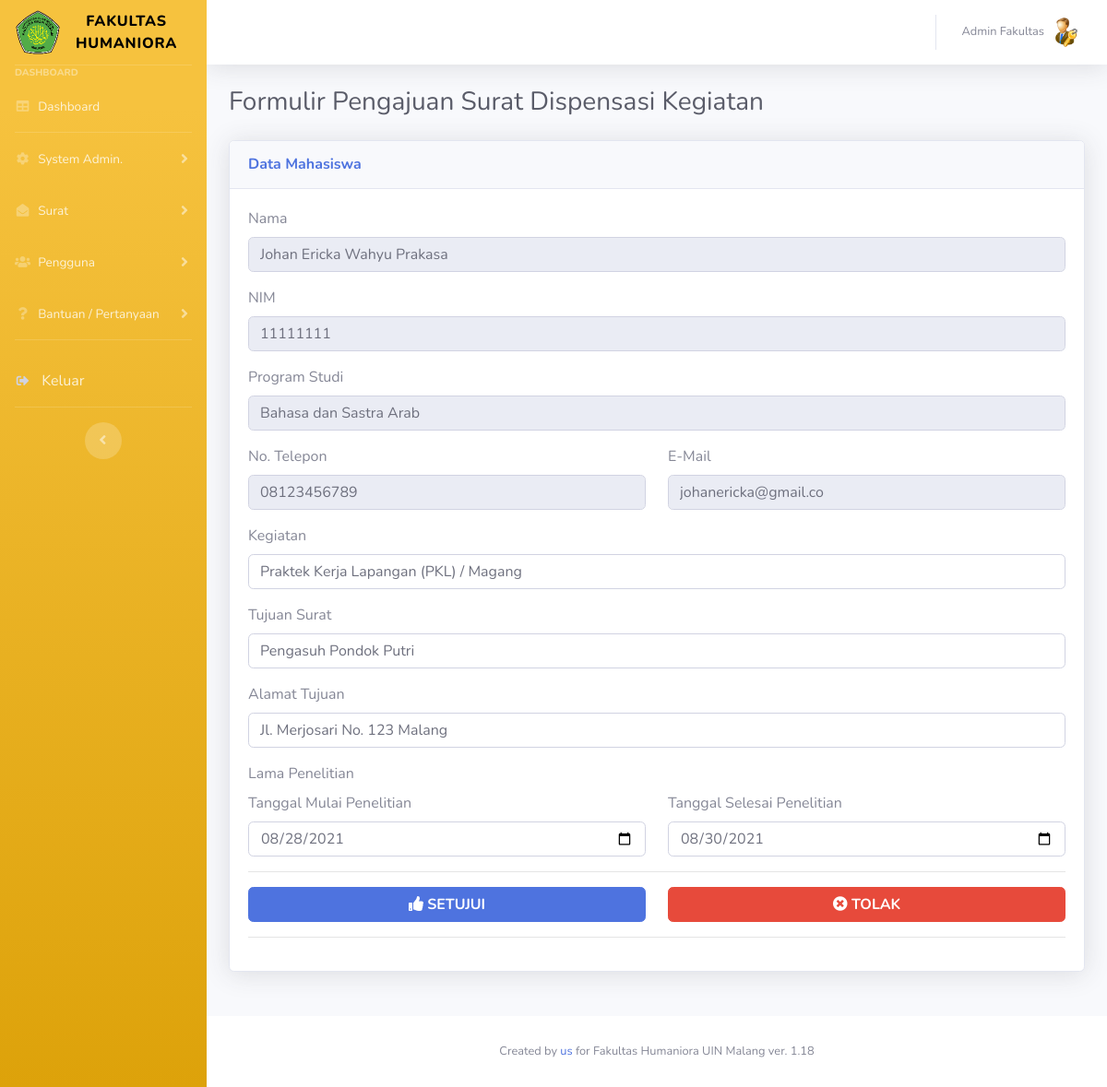
The page /admin/dispensasi-tampil.php?nodata=11 (signed in) on the database its author committed.
### tables this page shows
CREATE TABLE IF NOT EXISTS `dispensasi` (
  `nodata` int(11) NOT NULL AUTO_INCREMENT,
  `tglpengajuan` varchar(20) DEFAULT NULL,
  `prodi` varchar(50) DEFAULT NULL,
  `nim` varchar(20) DEFAULT NULL,
  `nama` varchar(50) DEFAULT NULL,
  `nohp` varchar(20) DEFAULT NULL,
  `email` varchar(20) DEFAULT NULL,
  `kegiatan` varchar(200) DEFAULT NULL,
  `namainstansi` varchar(100) DEFAULT NULL,
  `tglmulai` varchar(20) DEFAULT NULL,
  `tglselesai` varchar(20) DEFAULT NULL,
  `alamatinstansi` varchar(200) DEFAULT NULL,
  `verifikator` varchar(50) DEFAULT NULL,
  `verifikasi` tinyint(4) DEFAULT '0',
  `tglverifikasi` datetime DEFAULT NULL,
  `keterangan` varchar(100) DEFAULT NULL,
  `statussurat` tinyint(4) DEFAULT '0',
  KEY `Index 1` (`nodata`) USING BTREE
);

### admin/dispensasi-tampil.php (the view, shortened to what this page needs)
<!DOCTYPE html>
<html lang="en">
<?php
include '../assets/myfunc.php';
$nodata = mysqli_real_escape_string($conn, $_GET['nodata']);
?>
<head>
    <link href="../vendor/fontawesome-free/css/all.min.css" rel="stylesheet" type="text/css">
    <link href="../css/sb-admin-2.min.css" rel="stylesheet">
</head>
<body id="page-top">
    <div id="wrapper">
        <?php
        require "../assets/sidebar.php";
        ?>
        <div id="content-wrapper" class="d-flex flex-column">
            <div id="content">
                <?php
                require "../assets/topbar.php";
                ?>
                <div class="container-fluid">
                    <div class="d-sm-flex align-items-center justify-content-between mb-4">
                        <h1 class="h3 mb-0 text-gray-800">Formulir Pengajuan Surat Dispensasi Kegiatan</h1>
                    </div>
                    <div class="row">
                        <div class="col-lg-12 mb-4">
                            <?php
                            $qsurat = mysqli_query($conn, "SELECT * FROM dispensasi WHERE nodata='$nodata'");
                            $dsurat = mysqli_fetch_array($qsurat);
                            $nama = $dsurat['nama'];
                            $nim = $dsurat['nim'];
                            $prodi = $dsurat['prodi'];
                            $nohp = $dsurat['nohp'];
                            $email = $dsurat['email'];
                            $kegiatan = $dsurat['kegiatan'];
                            $tujuansurat = $dsurat['namainstansi'];
                            $alamatsurat = $dsurat['alamatinstansi'];
                            $tglmulai = $dsurat['tglmulai'];
                            $tglselesai = $dsurat['tglselesai'];
                            ?>
                            <div class="card shadow mb-4">
                                <div class="card-header py-3">
                                    <h6 class="m-0 font-weight-bold text-primary">Data Mahasiswa</h6>
                                </div>
                                <div class="card-body">
                                    <form class="user" action="dispensasi-setujui.php" method="POST">
                                        <div class="form-group">
                                            <label>Nama</label>
                                            <input type="text" class="form-control " name="nama" id="nama" value="<?= $nama; ?>" readonly>
                                        </div>
                                        <div class="form-group">
                                            <label>NIM</label>
                                            <input type="text" class="form-control " name="nim" id="nim" value="<?= $nim; ?>" readonly>
                                        </div>
                                        <div class="form-group">
                                            <label>Program Studi</label>
                                            <input type="text" class="form-control " name="prodi" id="prodi" value="<?= $prodi; ?>" readonly>
                                        </div>
                                        <div class="form-group row">
                                            <div class="col-sm-6 mb-3 mb-sm-0">
                                                <label>No. Telepon</label>
                                                <input type="number" class="form-control " name="nohp" id="nohp" value="<?= $nohp; ?>" readonly>
                                            </div>
                                            <div class="col-sm-6">
                                                <label>E-Mail</label>
                                                <input type="email" class="form-control " name="email" id="email" value="<?= $email; ?>" readonly>
                                            </div>
                                        </div>
                                        <div class="form-group">
                                            <label>Kegiatan</label>
                                            <input type="text" class="form-control " name="kegiatan" id="kegiatan" value="<?= $kegiatan; ?>">
                                        </div>
                                        <div class="form-group">
                                            <label>Tujuan Surat</label>
                                            <input type="text" class="form-control " name="tujuansurat" id="tujuansurat" value="<?= $tujuansurat; ?>">
                                        </div>
                                        <div class="form-group">
                                            <label>Alamat Tujuan</label>
                                            <input type="text" class="form-control " name="alamatsurat" id="alamatsurat" value="<?= $alamatsurat; ?>">
                                        </div>
                                        <label>Lama Penelitian</label>
                                        <div class="form-group row">
                                            <div class="col-sm-6 mb-3 mb-sm-0">
                                                <label>Tanggal Mulai Penelitian</label>
                                                <input type="date" class="form-control " name="penelitianmulai" id="penelitianmulai" value="<?= $tglmulai; ?>">
                                            </div>
                                            <div class="col-sm-6">
                                                <label>Tanggal Selesai Penelitian</label>
                                                <input type="date" class="form-control " name="penelitianselesai" id="penelitianselesai" value="<?= $tglselesai; ?>">
                                            </div>
                                        </div>
                                        <hr />
                                        <div class="form-group row">
                                            <div class="col-sm-6">
                                                <button type="submit" onclick="return confirm('Apakah anda yakin ?')" class="btn btn-primary btn-block">
                                                    <i class="fas fa-thumbs-up"></i><b> SETUJUI</b>
                                                </button>
                                            </div>
                                            <div class="col-sm-6">
                                                <a href="#" class="btn btn-danger btn-block" data-toggle="modal" data-target="#tolakModal">
                                                    <i class="fas fa-times-circle"></i><b> TOLAK</b>
                                                </a>
                                            </div>
                                        </div>
                                        <hr>
                                    </form>
                                </div>
                            </div>
                        </div>
                    </div>
                </div>
            </div>
            <?php
            require "../assets/footer.php";
            ?>
        </div>
    </div>
</body>
</html>

### rows shown on the page
dispensasi: nama "Johan Ericka Wahyu Prakasa", nim "11111111", prodi "Bahasa dan Sastra Arab", nohp "08123456789", email "johanericka@gmail.co", kegiatan "Praktek Kerja Lapangan (PKL) / Magang", tujuansurat "Pengasuh Pondok Putri", alamatsurat "Jl. Merjosari No. 123 Malang", penelitianmulai "08/28/2021", penelitianselesai "08/30/2021"

### other values the page prints
$nama "Admin Fakultas"
